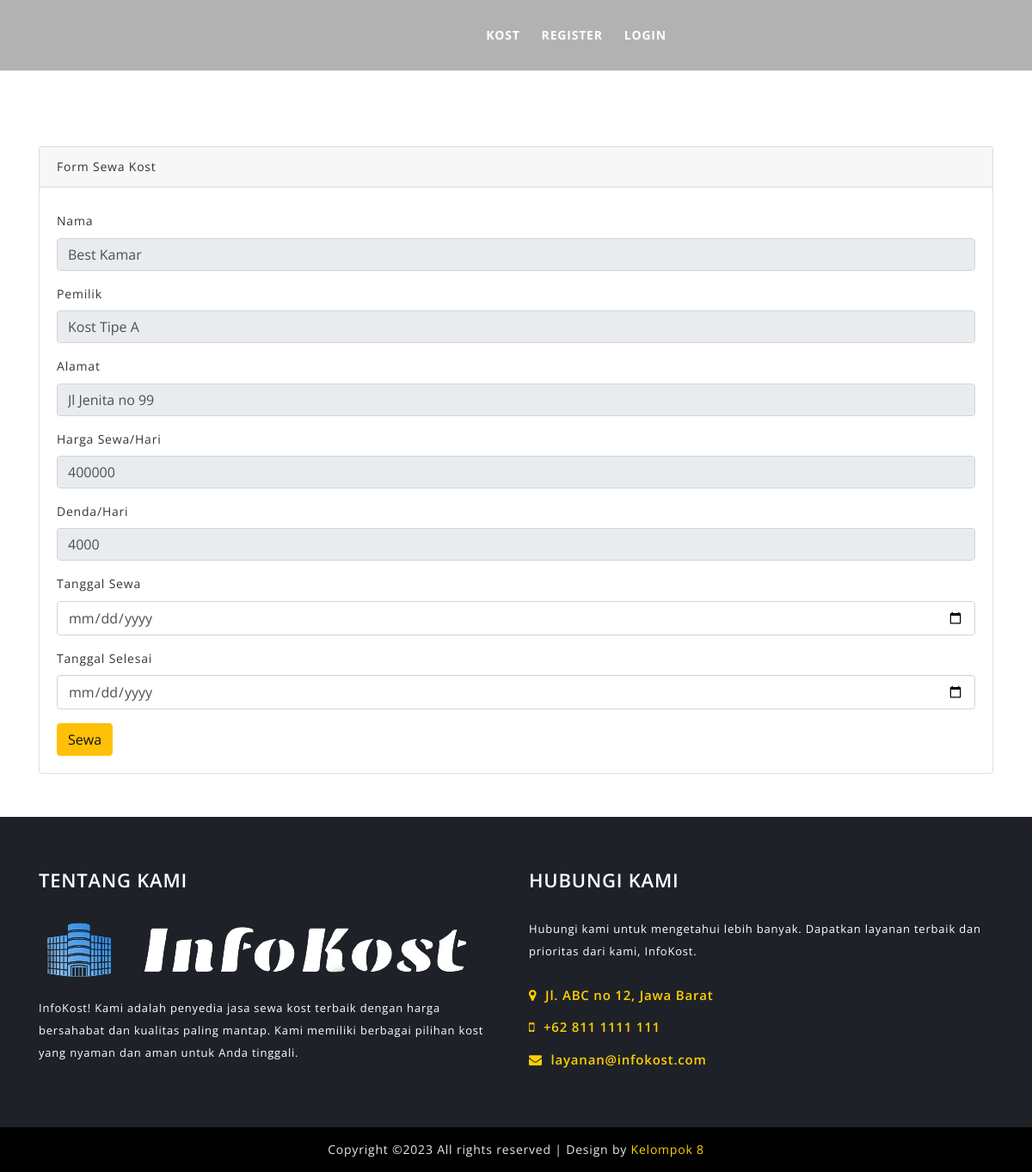
Page /index.php/customer/rental/tambah_rental/22 on the committed database.
### tables this page shows
CREATE TABLE `kos` (
  `id_kos` int(11) NOT NULL,
  `nama_rental` varchar(120) NOT NULL,
  `kode_type` varchar(120) NOT NULL,
  `merk` varchar(120) NOT NULL,
  `no_plat` varchar(200) NOT NULL,
  `warna` varchar(20) NOT NULL,
  `tahun` varchar(4) NOT NULL,
  `status` varchar(50) NOT NULL,
  `harga` int(11) NOT NULL,
  `denda` int(11) NOT NULL,
  `ac` int(11) NOT NULL,
  `supir` int(11) NOT NULL,
  `mp3_player` int(11) NOT NULL,
  `central_lock` int(11) NOT NULL,
  `gambar` varchar(255) NOT NULL
);

CREATE TABLE `customer` (
  `id_customer` int(11) NOT NULL,
  `nama` varchar(120) NOT NULL,
  `nama_rental` varchar(120) NOT NULL,
  `username` varchar(120) NOT NULL,
  `alamat` varchar(120) NOT NULL,
  `gender` varchar(20) NOT NULL,
  `no_telp` varchar(20) NOT NULL,
  `no_ktp` varchar(50) NOT NULL,
  `password` varchar(120) NOT NULL,
  `role_id` int(11) NOT NULL
);

### application/controllers/customer/Rental.php (called while the page is built, shortened)
<?php
class Rental extends CI_Controller
{
	public function tambah_rental($id)
	{
		$data['detail'] = $this->db->query("SELECT * FROM kos mb, type tp, customer cs WHERE mb.id_kos = '$id' AND tp.kode_type = mb.kode_type AND cs.nama_rental=mb.nama_rental")->result();
		$this->load->view('templates_customer/header');
		$this->load->view('customer/tambah_rental', $data);
		$this->load->view('templates_customer/footer');
	}
}
?>

### index.php (called while the page is built, shortened)
<?php
require_once BASEPATH.'core/CodeIgniter.php';

### application/views/customer/tambah_rental.php (the view, shortened to what this page needs)
<div class="container">
	<div class="card" style="margin-top: 170px; margin-bottom: 50px">
		<div class="card-header">
			Form Sewa Kost
		</div>
		<div class="card-body">
			<?php foreach($detail as $dt) : ?>
				<form method="POST" action="<?php echo base_url('customer/rental/tambah_rental_aksi') ?>">
					<div class="form-group">
						<label>Nama</label>
						<input type="text" name="merk" class="form-control" value="<?php echo $dt->merk ?>" readonly>
					</div>
					<div class="form-group">
						<label>Pemilik</label>
						<input type="text" name="nama_rental" class="form-control" value="<?php echo $dt->nama_rental ?>" readonly>
					</div>
					<div class="form-group">
						<label>Alamat</label>
						<input type="text" name="alamat" class="form-control" value="<?php echo $dt->alamat ?>" readonly>
					</div>
					<div class="form-group">
						<label>Harga Sewa/Hari</label>
						<input type="text" name="harga" class="form-control" value="<?php echo $dt->harga ?>" readonly>
					</div>
					<div class="form-group">
						<label>Denda/Hari</label>
						<input type="text" name="denda" class="form-control" value="<?php echo $dt->denda ?>" readonly>
					</div>
					<div class="form-group">
						<label>Tanggal Sewa</label>
						<input type="date" name="tanggal_rental" class="form-control">
					</div>
					<div class="form-group">
						<label>Tanggal Selesai</label>
						<input type="date" name="tanggal_kembali" class="form-control">
					</div>
					<?php if($dt->status == '1') { ?>
						<button type="submit" class="btn btn-warning">Sewa</button>
					<?php } else { ?>
						<button type="button" class="btn btn-danger disabled">Tidak Tersedia</button>
					<?php } ?>
				</form>
			<?php endforeach; ?>
		</div>
	</div>
</div>

### assets/assets_shop/css/style.css (style rules this page uses)
html, body, #slideslow-bg, #slideslow-bg div { height: 100%; }

### rows in the picture
kos: merk "Best Kamar", nama_rental "Kost Tipe A", alamat "Jl Jenita no 99", harga "400000", denda "4000", status "Sewa"
